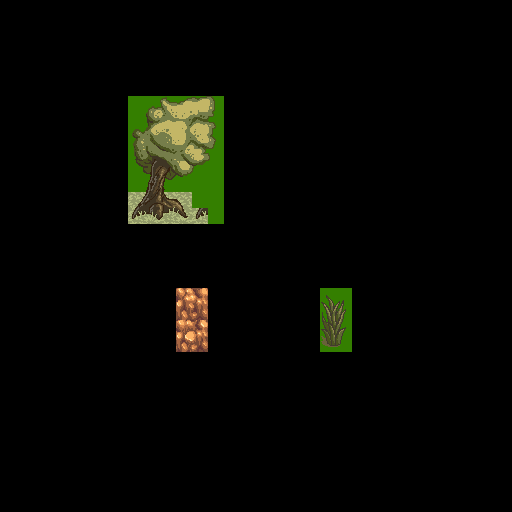

Tiled map render using the project's own tile images. Description and the map definition, with tile-layer contents summarised, below:
An orthogonal 32x32 tile map with 16x16 px tiles, 4 tile layers (regions, input_trees, output_trees, output_above_trees), 3 tilesets and 2 objects.

<map version="1.9" tiledversion="1.11.2" orientation="orthogonal" renderorder="right-down" width="32" height="32" tilewidth="16" tileheight="16" infinite="0" nextlayerid="12" nextobjectid="18">
 <tileset firstgid="1" source="collision.tsx" />
 <tileset firstgid="5" source="tile1.tsx" />
 <tileset firstgid="3605" source="tile2.tsx" />
 <layer id="1" name="regions" width="32" height="32" opacity="0.5">
  <data>[1024 cells, 64 non-empty, 1 distinct tile ids]</data>
 </layer>
 <layer id="7" name="input_trees" width="32" height="32">
  <properties>
   <property name="AutoEmpty" type="bool" value="true" />
  </properties>
  <data>[1024 cells, 14 non-empty, 4 distinct tile ids]</data>
 </layer>
 <layer id="8" name="output_trees" width="32" height="32">
  <data>[1024 cells, 25 non-empty, 21 distinct tile ids]</data>
 </layer>
 <layer id="11" name="output_above_trees" width="32" height="32">
  <data>[1024 cells, 42 non-empty, 42 distinct tile ids]</data>
 </layer>
 <objectgroup id="10" name="output_collision">
  <object id="15" x="131" y="190" width="54.6667" height="31.8">
   <ellipse />
  </object>
  <object id="16" x="322" y="336" width="22" height="11.3333">
   <ellipse />
  </object>
 </objectgroup>
 <objectgroup id="6" name="output_obj" />
</map>
